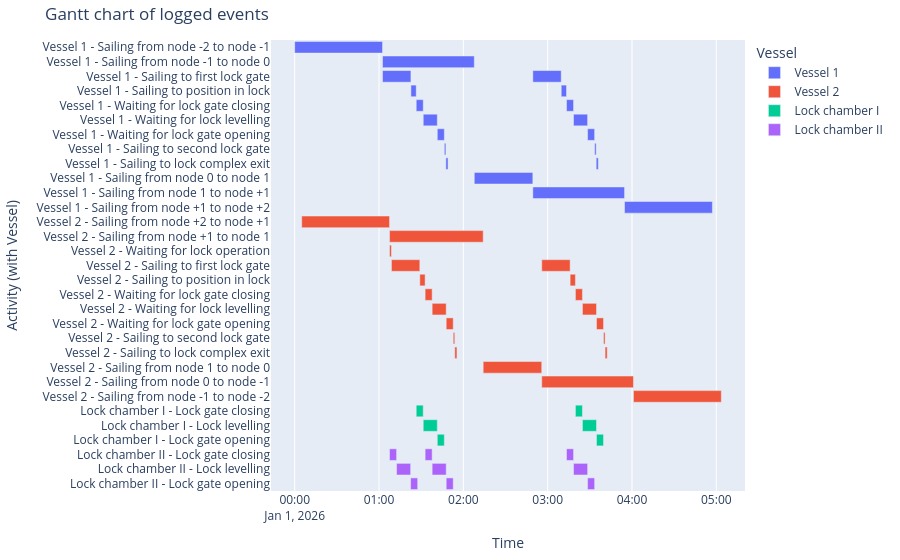

Source (notebook cell):
### Markdown cell above
#### Gantt chart of event table
Combining these logbooks with the ones of the vessels results in a rather interesting Gantt chart.

### Code cell
df_eventtable = logbook2eventtable(
    [
        *env.vessels.values(), 
        lock_complex_I.lock_chambers['Lock chamber I'], 
        lock_complex_II.lock_chambers['Lock chamber II'],
    ],
)
fig = generate_vessel_gantt_chart(df_eventtable)

### Figure 1 — Plotly figure (JSON) as saved in the notebook; plotly's stock layout.template omitted (floating-point values rounded to 4 significant figures)
{"data": [{"base": ["2026-01-01T00:00:00.000000", "2026-01-01T01:02:30.000000", "2026-01-01T01:02:30.000000", "2026-01-01T01:22:42.000000", "2026-01-01T01:26:28.000000", "2026-01-01T01:31:28.000000", "2026-01-01T01:41:28.000000", "2026-01-01T01:46:28.000000", "2026-01-01T01:47:34.000000", "2026-01-01T02:07:47.000000", "2026-01-01T02:49:27.000000", "2026-01-01T02:49:27.000000", "2026-01-01T03:09:39.000000", "2026-01-01T03:13:25.000000", "2026-01-01T03:18:25.000000", "2026-01-01T03:28:25.000000", "2026-01-01T03:33:25.000000", "2026-01-01T03:34:31.000000", "2026-01-01T03:54:43.000000"], "hovertemplate": "object name=Vessel 1<br>start time=%{base}<br>stop time=%{x}<br>activity label=%{y}<extra></extra>", "legendgroup": "Vessel 1", "marker": {"color": "#636efa", "pattern": {"shape": ""}}, "name": "Vessel 1", "orientation": "h", "showlegend": true, "textposition": "auto", "type": "bar", "x": [3750000, 3917000, 1212000, 226000, 300000, 600000, 300000, 66000, 93000, 2500000, 3916000, 1212000, 226000, 300000, 600000, 300000, 66000, 92000, 3750000], "xaxis": "x", "y": ["Vessel 1 - Sailing from node -2 to node -1", "Vessel 1 - Sailing from node -1 to node 0", "Vessel 1 - Sailing to first lock gate", "Vessel 1 - Sailing to position in lock", "Vessel 1 - Waiting for lock gate closing", "Vessel 1 - Waiting for lock levelling", "Vessel 1 - Waiting for lock gate opening", "Vessel 1 - Sailing to second lock gate", "Vessel 1 - Sailing to lock complex exit", "Vessel 1 - Sailing from node 0 to node 1", "Vessel 1 - Sailing from node 1 to node +1", "Vessel 1 - Sailing to first lock gate", "Vessel 1 - Sailing to position in lock", "Vessel 1 - Waiting for lock gate closing", "Vessel 1 - Waiting for lock levelling", "Vessel 1 - Waiting for lock gate opening", "Vessel 1 - Sailing to second lock gate", "Vessel 1 - Sailing to lock complex exit", "Vessel 1 - Sailing from node +1 to node +2"], "yaxis": "y"}, {"base": ["2026-01-01T00:05:00.000000", "2026-01-01T01:07:30.000000", "2026-01-01T01:07:30.000000", "2026-01-01T01:08:50.000000", "2026-01-01T01:29:02.000000", "2026-01-01T01:32:48.000000", "2026-01-01T01:37:48.000000", "2026-01-01T01:47:48.000000", "2026-01-01T01:52:48.000000", "2026-01-01T01:53:54.000000", "2026-01-01T02:14:07.000000", "2026-01-01T02:55:47.000000", "2026-01-01T02:55:47.000000", "2026-01-01T03:15:59.000000", "2026-01-01T03:19:45.000000", "2026-01-01T03:24:45.000000", "2026-01-01T03:34:45.000000", "2026-01-01T03:39:45.000000", "2026-01-01T03:40:51.000000", "2026-01-01T04:01:03.000000"], "hovertemplate": "object name=Vessel 2<br>start time=%{base}<br>stop time=%{x}<br>activity label=%{y}<extra></extra>", "legendgroup": "Vessel 2", "marker": {"color": "#EF553B", "pattern": {"shape": ""}}, "name": "Vessel 2", "orientation": "h", "showlegend": true, "textposition": "auto", "type": "bar", "x": [3750000, 3997000, 80000, 1212000, 226000, 300000, 600000, 300000, 66000, 93000, 2500000, 3916000, 1212000, 226000, 300000, 600000, 300000, 66000, 92000, 3750000], "xaxis": "x", "y": ["Vessel 2 - Sailing from node +2 to node +1", "Vessel 2 - Sailing from node +1 to node 1", "Vessel 2 - Waiting for lock operation", "Vessel 2 - Sailing to first lock gate", "Vessel 2 - Sailing to position in lock", "Vessel 2 - Waiting for lock gate closing", "Vessel 2 - Waiting for lock levelling", "Vessel 2 - Waiting for lock gate opening", "Vessel 2 - Sailing to second lock gate", "Vessel 2 - Sailing to lock complex exit", "Vessel 2 - Sailing from node 1 to node 0", "Vessel 2 - Sailing from node 0 to node -1", "Vessel 2 - Sailing to first lock gate", "Vessel 2 - Sailing to position in lock", "Vessel 2 - Waiting for lock gate closing", "Vessel 2 - Waiting for lock levelling", "Vessel 2 - Waiting for lock gate opening", "Vessel 2 - Sailing to second lock gate", "Vessel 2 - Sailing to lock complex exit", "Vessel 2 - Sailing from node -1 to node -2"], "yaxis": "y"}, {"base": ["2026-01-01T01:26:28.000000", "2026-01-01T01:31:28.000000", "2026-01-01T01:41:28.000000", "2026-01-01T03:19:45.000000", "2026-01-01T03:24:45.000000", "2026-01-01T03:34:45.000000"], "hovertemplate": "object name=Lock chamber I<br>start time=%{base}<br>stop time=%{x}<br>activity label=%{y}<extra></extra>", "legendgroup": "Lock chamber I", "marker": {"color": "#00cc96", "pattern": {"shape": ""}}, "name": "Lock chamber I", "orientation": "h", "showlegend": true, "textposition": "auto", "type": "bar", "x": [300000, 600000, 300000, 300000, 600000, 300000], "xaxis": "x", "y": ["Lock chamber I - Lock gate closing", "Lock chamber I - Lock levelling", "Lock chamber I - Lock gate opening", "Lock chamber I - Lock gate closing", "Lock chamber I - Lock levelling", "Lock chamber I - Lock gate opening"], "yaxis": "y"}, {"base": ["2026-01-01T01:07:30.000000", "2026-01-01T01:12:30.000000", "2026-01-01T01:22:30.000000", "2026-01-01T01:32:48.000000", "2026-01-01T01:37:48.000000", "2026-01-01T01:47:48.000000", "2026-01-01T03:13:25.000000", "2026-01-01T03:18:25.000000", "2026-01-01T03:28:25.000000"], "hovertemplate": "object name=Lock chamber II<br>start time=%{base}<br>stop time=%{x}<br>activity label=%{y}<extra></extra>", "legendgroup": "Lock chamber II", "marker": {"color": "#ab63fa", "pattern": {"shape": ""}}, "name": "Lock chamber II", "orientation": "h", "showlegend": true, "textposition": "auto", "type": "bar", "x": [300000, 600000, 300000, 300000, 600000, 300000, 300000, 600000, 300000], "xaxis": "x", "y": ["Lock chamber II - Lock gate closing", "Lock chamber II - Lock levelling", "Lock chamber II - Lock gate opening", "Lock chamber II - Lock gate closing", "Lock chamber II - Lock levelling", "Lock chamber II - Lock gate opening", "Lock chamber II - Lock gate closing", "Lock chamber II - Lock levelling", "Lock chamber II - Lock gate opening"], "yaxis": "y"}], "layout": {"barmode": "overlay", "legend": {"title": {"text": "Vessel"}, "tracegroupgap": 0}, "margin": {"b": 20, "l": 20, "r": 20, "t": 40}, "title": {"text": "Gantt chart of logged events"}, "xaxis": {"anchor": "y", "domain": [0, 1], "title": {"text": "Time"}, "type": "date"}, "yaxis": {"anchor": "x", "autorange": "reversed", "domain": [0, 1], "title": {"text": "Activity (with Vessel)"}}}}
